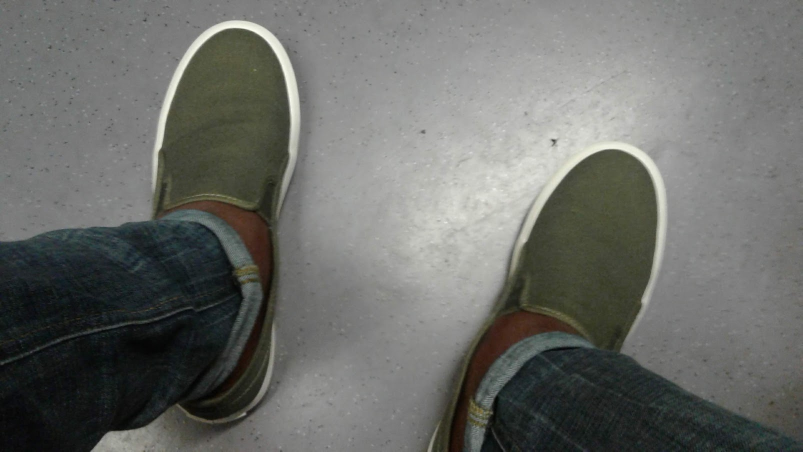
#> input picture python/opencv/data/g-star-shoe.jpg, 1605 x 903 px (shown at 1/2 size)
$ python seam.py   (older library calls are emulated)
#> lines starting #> are read from the running program, lines starting #| are printed output that depends on the picture
### python/opencv/utils.py
# Created by Temkeng Thibaut at 28.07.2021
import cv2
import cv2 as cv
import numpy as np
from matplotlib import pyplot as plt


def imshow(img, title=""):
    plt.figure()
    plt.axis("OFF")
    plt.title(title)
    plt.imshow(img, "gray")


# [4 lines left out: function norm, not called in this run]


def histogram(img, title=""):
    plt.figure()
    plt.title(title)
    hist = cv.calcHist([img], [0], None, [256], [0, 256])
    plt.plot(hist)


# [10 lines left out: functions plot_y, plot, not called in this run]

### python/opencv/seam.py
# Created by Temkeng Thibaut at 27.07.2021
import time

import numpy as np

from utils import *
from icecream import ic
from collections import defaultdict

# ic.disable()
def get_energy(img, ksize=3, scale=1, delta=0, ddepth=cv.CV_16S):
    args = {"scale": scale, "delta": delta, "borderType": cv.BORDER_DEFAULT}
    # Smooth image to reduce noise or high frequency
    img = cv.GaussianBlur(img, (3, 3), 0)
    # Gradient X
    grad_x = cv.Sobel(img, ddepth, 1, 0, ksize=ksize, **args)
    # Gradient-Y
    grad_y = cv.Sobel(img, ddepth, 0, 1, ksize=ksize, **args)

    abs_grad_x = cv.convertScaleAbs(grad_x)
    abs_grad_y = cv.convertScaleAbs(grad_y)

    l2_energy = (grad_x ** 2 + grad_y ** 2) ** .5
    # (abs_grad_x + abs_grad_y)/2
    avg_energy = cv.addWeighted(abs_grad_x, 0.5, abs_grad_y, 0.5, 0)
    energy_sum = abs_grad_x + abs_grad_y
    return avg_energy, cv.convertScaleAbs(l2_energy), energy_sum


# [181 lines left out: functions _seam, draw_seam_at, seam_carve_color, drop_columns, show_seam, to_delete and 1 more, not called in this run]


if __name__ == '__main__':
    energy = None
    energy_first = None
    windowName = "Seam Carving"
    filename = "data/g-star-shoe.jpg"
    # filename = "data/image.jpg"
    ic(filename)
    img = cv.imread(filename, cv.IMREAD_COLOR)
#> img is the input picture: shape (903, 1605, 3); mean B, G, R 104.4, 108.1, 106.7
    img = cv.cvtColor(img, cv.COLOR_BGR2RGB)
    r, c, _ = img.shape
#> r = 903; c = 1605
    # img = cv.resize(img, (min(r, 400), min(c, 400)))  # Reduce the size to accelerate the computation
    r, c, _ = img.shape
    # [5 lines of commented-out code are left out]

    energy, e, ee = get_energy(img)
#> in get_energy, `grad_x = cv.Sobel(img, ddepth, 1, 0, ksize=ksize, **args)`:
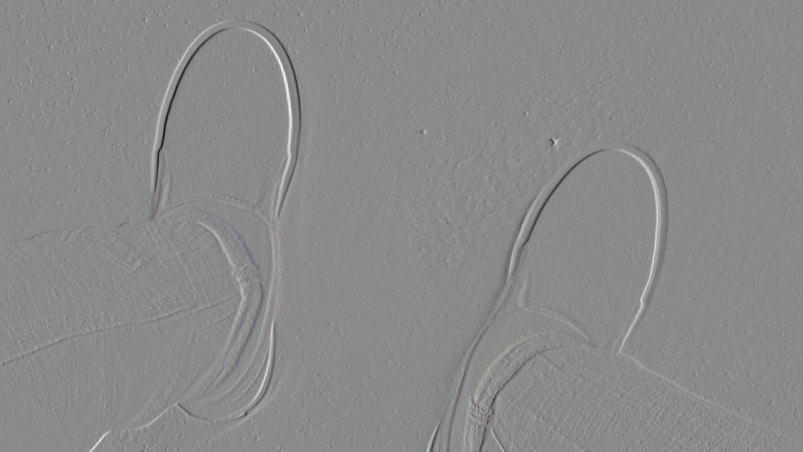
#> grad_x: shape (903, 1605, 3) int16 (shown at 1/2 size); mean of channels 0, 1, 2 0.2, 0.2, 0.2; drawn with min black and max white
#> in get_energy, `grad_y = cv.Sobel(img, ddepth, 0, 1, ksize=ksize, **args)`:
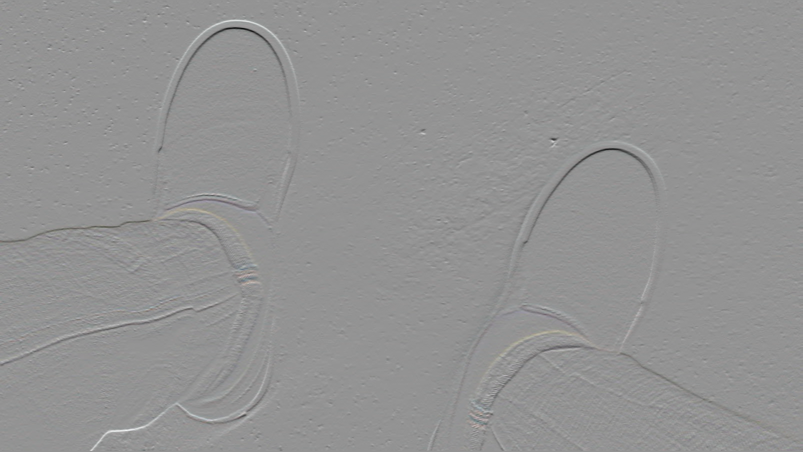
#> grad_y: shape (903, 1605, 3) int16 (shown at 1/2 size); mean of channels 0, 1, 2 -0.5, -0.5, -0.5; drawn with min black and max white
#> in get_energy, `abs_grad_x = cv.convertScaleAbs(grad_x)`:
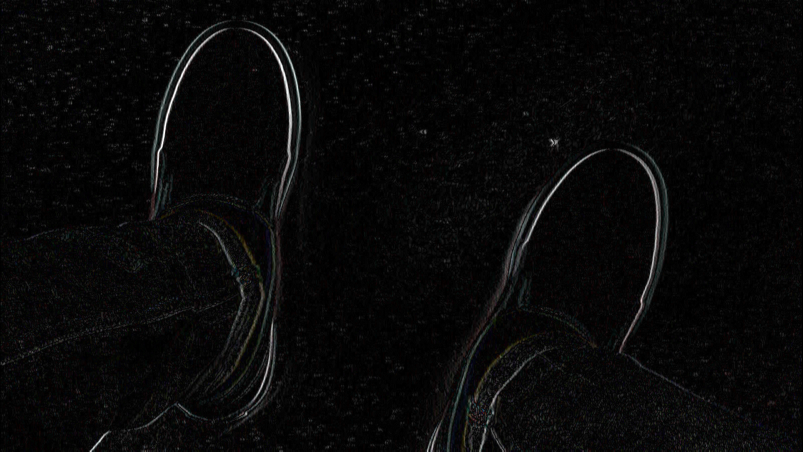
#> abs_grad_x: shape (903, 1605, 3) (shown at 1/2 size); mean of channels 0, 1, 2 8.4, 8.4, 8.5; drawn as B, G, R
#> in get_energy, `abs_grad_y = cv.convertScaleAbs(grad_y)`:
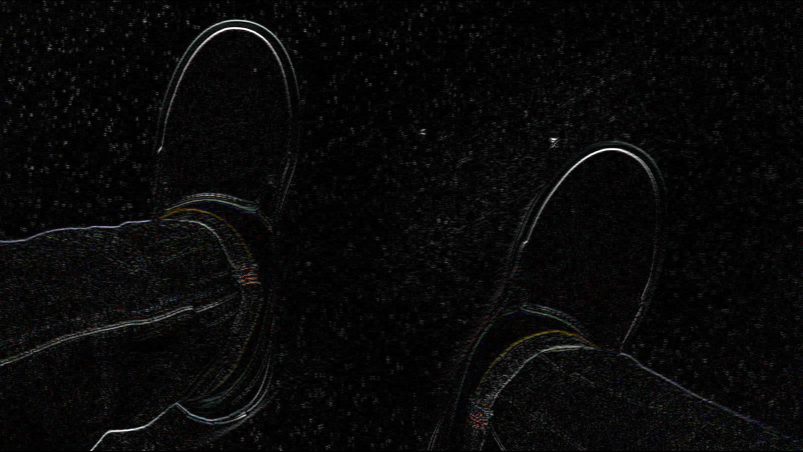
#> abs_grad_y: shape (903, 1605, 3) (shown at 1/2 size); mean of channels 0, 1, 2 8.7, 8.7, 8.8; drawn as B, G, R
#> in get_energy, `l2_energy = (grad_x ** 2 + grad_y ** 2) ** .5`: l2_energy: shape (903, 1605, 3) float64; 0.23% of the values are NaN or infinite; the others: min 0, max 181, mean 13.07
#> in get_energy, `energy_sum = abs_grad_x + abs_grad_y`:
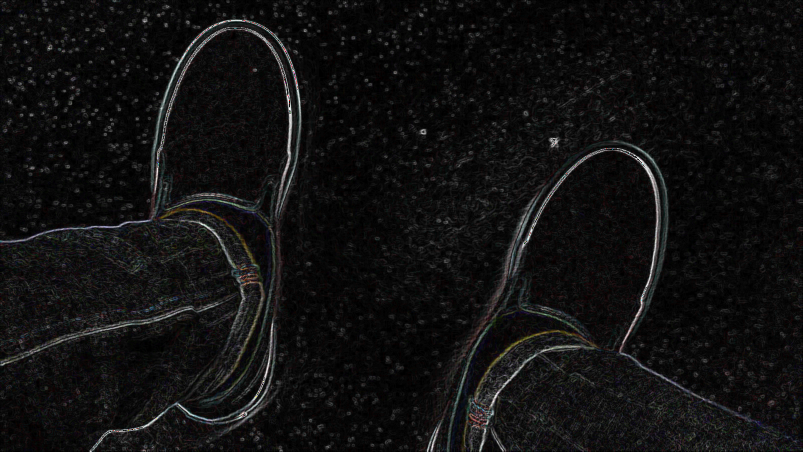
#> energy_sum: shape (903, 1605, 3) (shown at 1/2 size); mean of channels 0, 1, 2 16.5, 16.5, 16.8; drawn as B, G, R
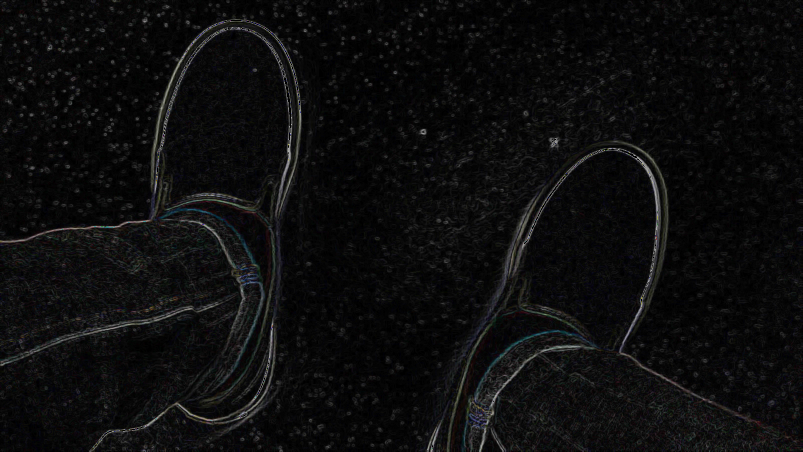
#> e: shape (903, 1605, 3) (shown at 1/2 size); mean R, G, B 12.9, 12.9, 13.2
    print(energy.shape)
#| (903, 1605, 3)
    # [6 lines of commented-out code are left out]
    imshow(energy)
    histogram(energy)
#> in histogram, `hist = cv.calcHist([img], [0], None, [256], [0, 256])`: hist = 256 values, max 178447 at index 2, min 0 at index 221, mean 5661.4
    plt.show()
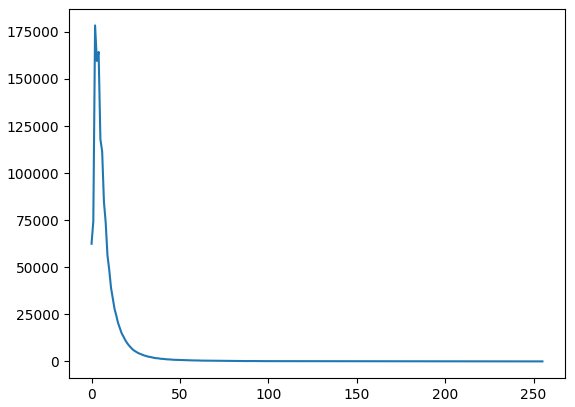
#> figure drawn by matplotlib, 1 panel; curve peaks at x = 2, y = 178447

$ run again, with python/opencv/data/energy.png saved as python/opencv/data/g-star-shoe.jpg
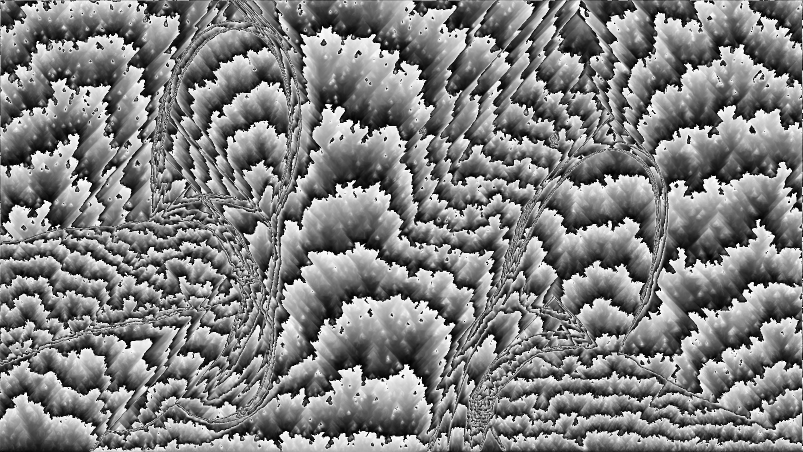
#> input picture python/opencv/data/energy.png, 1605 x 903 px (shown at 1/2 size)
#> img is the input picture: shape (903, 1605, 3); min 0, max 255, mean 127.1
#> l2_energy: shape (903, 1605, 3) float64; 10.06% of the values are NaN or infinite; the others: min 0, max 181, mean 64.46
#> `energy, e, ee = get_energy(img)`:
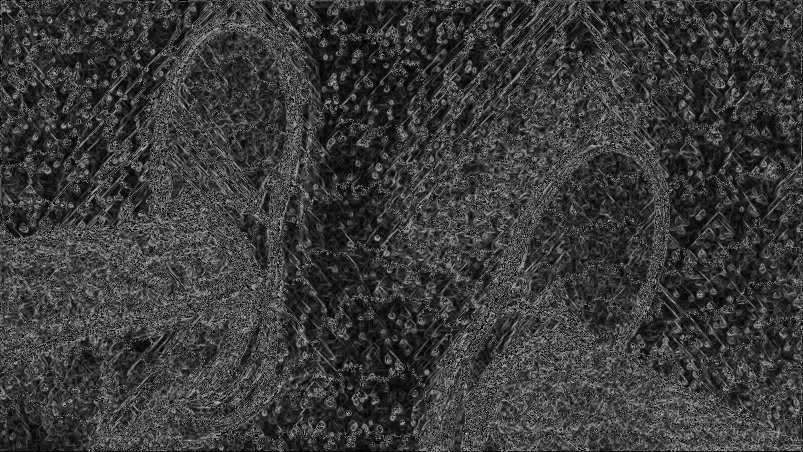
#> e: shape (903, 1605, 3) (shown at 1/2 size); min 0, max 181, mean 58
#| (903, 1605, 3)
#> hist = 256 values, max 39827 at index 255, min 361 at index 253, mean 5661.4
#> `plt.show()`:
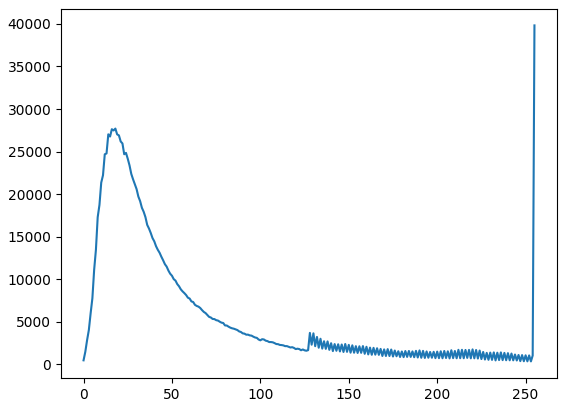
#> figure drawn by matplotlib, 1 panel; curve peaks at x = 255, y = 39827

$ run again, with python/opencv/data/pa_bel.jpg copied over python/opencv/data/g-star-shoe.jpg
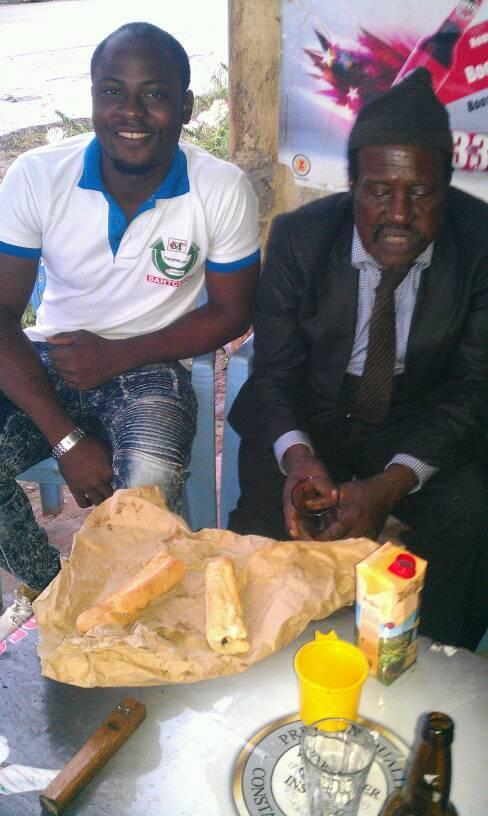
#> input picture python/opencv/data/pa_bel.jpg, 488 x 816 px
#> img is the input picture: shape (816, 488, 3); mean B, G, R 121.3, 125.9, 134.6
#> l2_energy: shape (816, 488, 3) float64; 2.64% of the values are NaN or infinite; the others: min 0, max 181, mean 33.89
#> `energy, e, ee = get_energy(img)`:
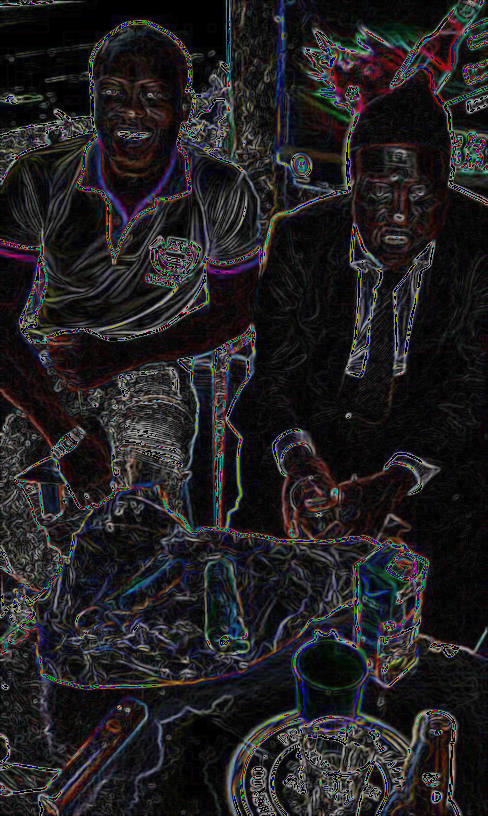
#> e: shape (816, 488, 3); mean R, G, B 33.6, 31.7, 33.5
#| (816, 488, 3)
#> hist = 256 values, max 19236 at index 4, min 2 at index 249, mean 1555.5
#> `plt.show()`:
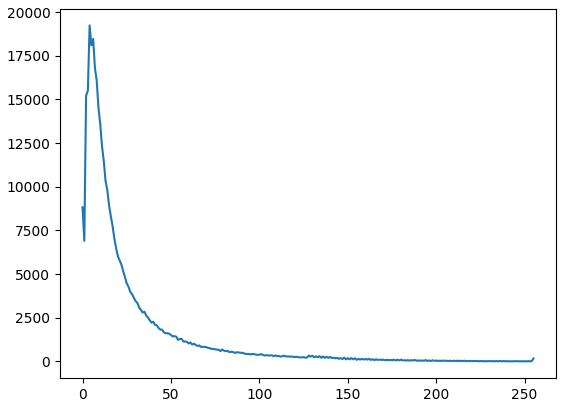
#> figure drawn by matplotlib, 1 panel; curve peaks at x = 4, y = 19236

$ run again, with python/opencv/data/pp.jpg copied over python/opencv/data/g-star-shoe.jpg
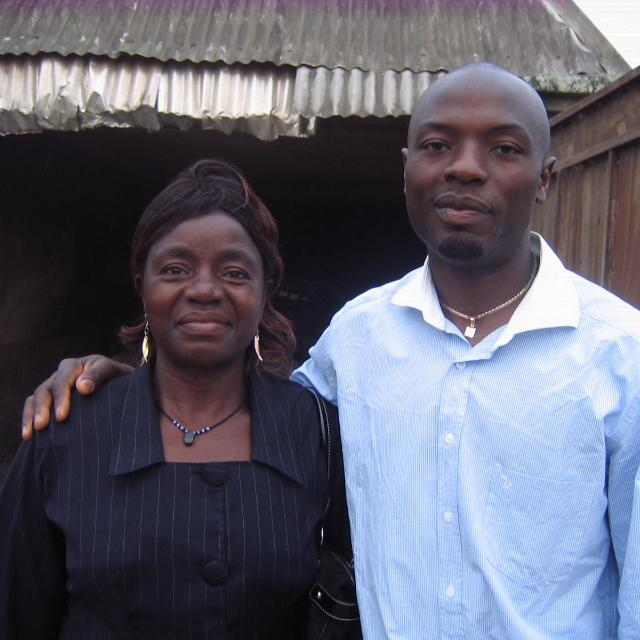
#> input picture python/opencv/data/pp.jpg, 640 x 640 px
#> img is the input picture: shape (640, 640, 3); mean B, G, R 112.7, 98.9, 98.4
#> l2_energy: shape (640, 640, 3) float64; 1.57% of the values are NaN or infinite; the others: min 0, max 181, mean 25.18
#| (640, 640, 3)
#> hist = 256 values, max 37276 at index 2, min 2 at index 245, mean 1600
#> `plt.show()`:
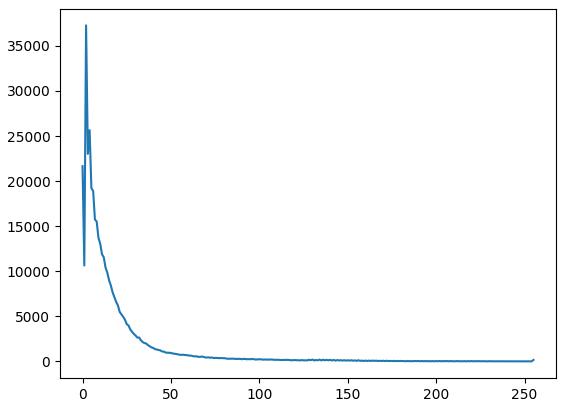
#> figure drawn by matplotlib, 1 panel; curve peaks at x = 2, y = 37276
